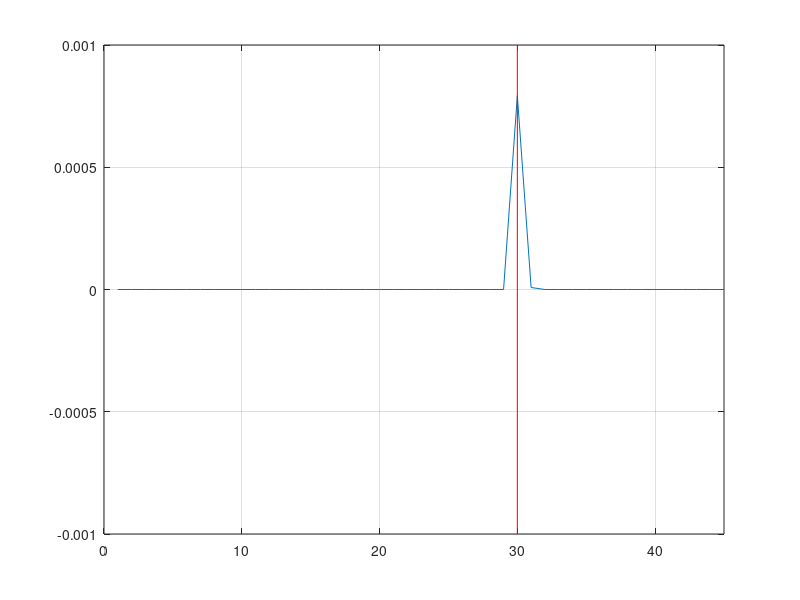

Here is the MATLAB script that generated this plot:
clear all
clc

    
permeability=4*pi*1e-7;  %Free Space
permitivity=8.85e-12;    %Free Space
c=1/sqrt(permeability*permitivity);           
                      
m=45; 
ex=zeros(1,m);
hy=zeros(1,m);
cb=zeros(1,m);
eaf=zeros(1,m);
s=zeros(1,m);
dt=zeros(1,m);
p=zeros(1,m);
SAR=zeros(1,m);

dx = .01;
dt = dx/(2*c);
d0 = 0.3;                       
                                  
%region

k1=fix(d0/dx);% blood



% free space
permitivity(1,1:k1)=1;
dt(1,1:k1) = dx/(2*c);  
s(1,1:k1) = 0;

% blood
permitivity(1,k1:m)=  59.372  ;
dt(1,k1:m) = dx/(2*c); 
s(1,k1:m) = 2.0435;






ex_left_m1 = 0;
ex_left_m2 = 0;
ex_right_m1 = 0;
ex_right_m2 = 0;
ex_left_b1_m1 = 0;
ex_left_b1_m2 = 0;


iteration = 500;                       

for n = 1:iteration
    for k = 2:45
        eaf =dt(1,k)*s(1,k)/(2*permitivity(1,k)*8.85e-12);
        ca=(1-eaf)/(1+eaf);
        cb=0.5/(permitivity(1,k)*(1+eaf));
        
        ex(1,k) = ca*ex(1,k) + cb*(hy(1,k-1) - hy(1,k));
        p(1,k)=(ex(1,k)^2)*s(1,k)/2;
        SAR(1,k)=((ex(1,k)^2)*s(1,k))/(2*(1060));
    end
    source = sin(2*pi*1800*10^(6)*dt(1,1)*n);       
     ex(1,2) = source;
    
    % Boundaries
    if n>2
        KE=45;
        kc=30;
        % Left boundary
        ex(1,1) = ex_left_m2;      % set left boundary of ex(1) by the value of ex(2)@n-2
        ex_left_m2 = ex_left_m1;   % set the value of ex(2)@n-2 by the value of ex(2)@n-1
        ex_left_m1 = ex(1,2);      % set the value of ex(2)@n-1 by the value of ex(2)@n (current value)
        % Right boundary
        ex(1,KE) = ex_right_m2;    % set right boundary of ex(201) by the value of ex(200)@n-2
        ex_right_m2 = ex_right_m1; % set the value of ex(200)@n-2 by the value of ex(200)@n-1
        ex_right_m1 = ex(1,KE-1);  % set the value of ex(200)@n-1 by the value of ex(200)@n (current value)
        
        % dielectric edge
        ex(1,kc) = ex_left_b1_m2;
        ex_left_b1_m2 = ex_left_b1_m1;
        ex_left_b1_m1 = ex(1,kc-1);
    end
   
    for k = 1:44
         hy(1,k) = hy(1,k) + .5*(ex(1,k) - ex(1,k+1));  
    end
 
    plot(SAR);grid
    
    axis([0 m -0.001 0.001]); 
    line([k1,k1],[-.001,.001],'Color','r');
     
  
    frame = getframe();
    
    
end
